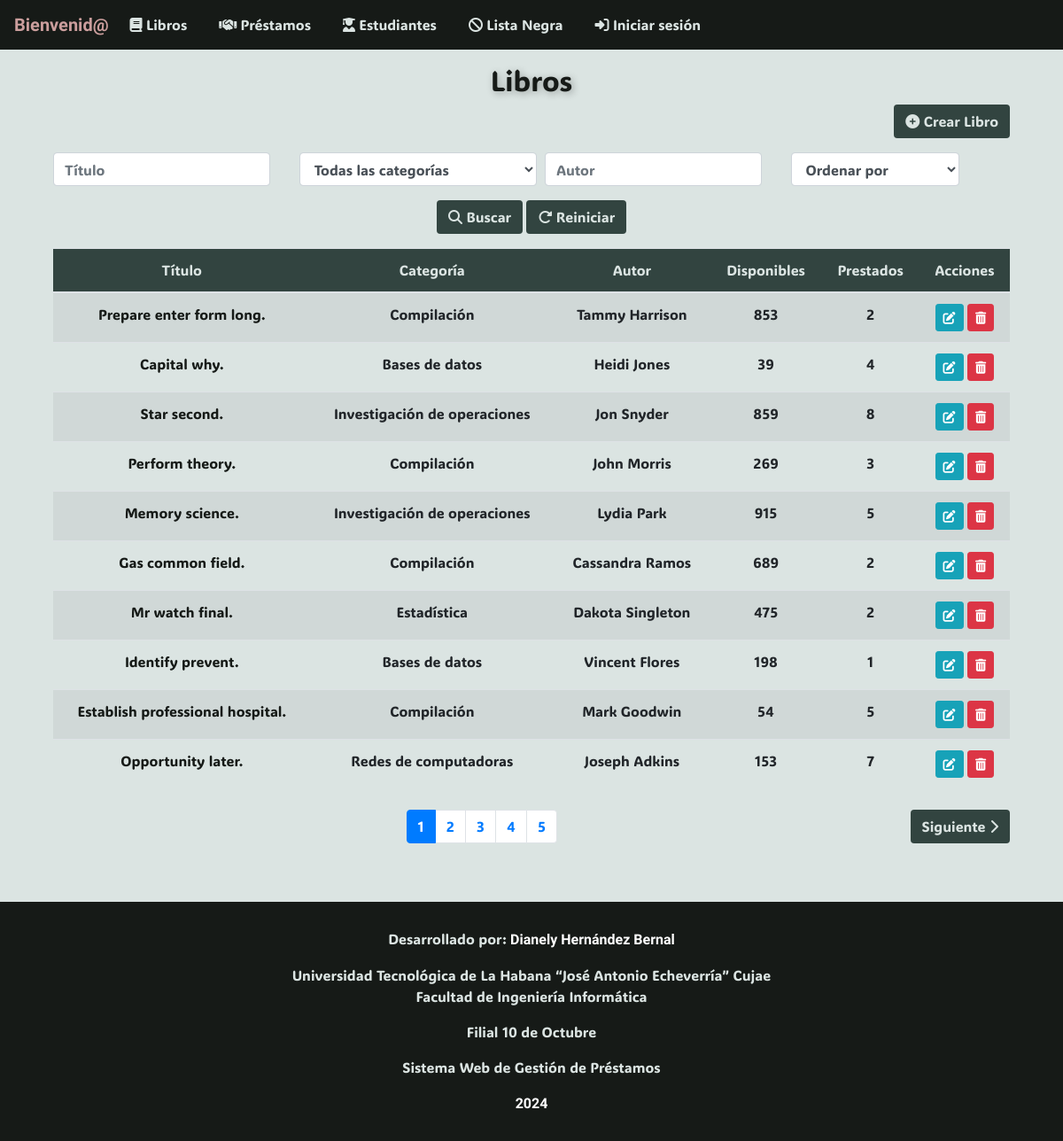
The page / on the database its author committed.
### app/models.py (models this page shows, shortened)
class Libro(models.Model):
    titulo = models.CharField(max_length=30)
    categoria = models.CharField(max_length=30, choices=LIBRO_CATEGORIA)
    cantidad_disponible = models.IntegerField()
    cantidad_prestada = models.IntegerField()
    autor = models.CharField(max_length=30)
    editorial = models.CharField(max_length=30)
    descripcion = models.TextField()

### app/views.py (the view)
# urls.py: path("", LibroListView.as_view(), name="index"),
class LibroListView(ListView):
    model = Libro
    template_name = "libro_list.html"
    context_object_name = "libros"
    def get_queryset(self):
        queryset = Libro.objects.all()
        titulo = self.request.GET.get("buscar_titulo", "")
        if titulo:
            queryset = queryset.filter(titulo__icontains=titulo)
        categoria = self.request.GET.get("categoria", "")
        if categoria:
            queryset = queryset.filter(categoria=categoria)
        autor = self.request.GET.get("buscar_autor", "")
        if autor:
            queryset = queryset.filter(autor__icontains=autor)
        orden = self.request.GET.get("ordenar_por", "")
        if orden:
            queryset = queryset.order_by(orden)
        return queryset
    def get_context_data(self, **kwargs):
        context = super().get_context_data(**kwargs)
        libros = self.get_queryset()
        context["cantidad"] = len(libros)
        paginator = Paginator(libros, 10)
        page = self.request.GET.get("page")
        libros = paginator.get_page(page)
        context["libros"] = libros
        context["LIBRO_CATEGORIA"] = LIBRO_CATEGORIA
        return context

### app/templates/app/libro_list.html (shortened to what this page needs)
{% extends 'app/base.html' %}
{% block content %}
<div class="container mt-3">
    <h2 class="text-center display-5" style="animation: pulse 1.5s 1; text-shadow: 2px 2px 8px rgba(0, 0, 0, 0.3);">
        Libros
    </h2>
    <div class="text-right mb-3">
        <a href="{% url 'libro-create' %}" class="btn btn-color">
            <i class="fas fa-plus-circle"></i> Crear Libro
        </a>
    </div>
    <form method="GET" class="form-inline mb-3">
        <div class="row">
            <div class="col-md-3">
                <input type="text" name="buscar_titulo" class="form-control" placeholder="Título" value="{{ request.GET.buscar_titulo }}">
            </div>
            <div class="col-md-3">
                <select name="categoria" class="form-control">
                    <option value="">Todas las categorías</option>
                </select>
            </div>
            <div class="col-md-3">
                <input type="text" name="buscar_autor" class="form-control" placeholder="Autor" value="{{ request.GET.buscar_autor }}">
            </div>
            <div class="col-md-3">
                <select name="ordenar_por" class="form-control">
                    <option value="">Ordenar por</option>
                </select>
            </div>
            <div class="col-md-12 text-center mt-3">
                <button type="submit" class="btn btn-color">
                    <i class="fas fa-search"></i> Buscar
                </button>
                <a href="{% url 'libro-list' %}" class="btn btn-color">
                    <i class="fas fa-redo-alt"></i> Reiniciar
                </a>
            </div>
        </div>
    </form>
    <table class="table table-striped text-center">
        <thead class="secondary-color">
            <tr>
                <th scope="col">Título</th>
                <th scope="col">Categoría</th>
                <th scope="col">Autor</th>
                <th scope="col">Disponibles</th>
                <th scope="col">Prestados</th>
                <th scope="col">Acciones</th>
            </tr>
        </thead>
        <tbody>
            {% for libro in libros %}
            <tr>
                <td><a href="{% url 'libro-detail' libro.id %}">{{ libro.titulo }}</a></td>
                <td>{{ libro.get_categoria_display }}</td>
                <td>{{ libro.autor }}</td>
                <td>{{ libro.cantidad_disponible }}</td>
                <td>{{ libro.cantidad_prestada }}</td>
                <td>
                    <a href="{% url 'libro-update' libro.id %}" class="btn btn-info btn-sm"><i class="fas fa-edit"></i></a>
                    <a href="{% url 'libro-delete' libro.id %}" class="btn btn-danger btn-sm"><i class="fas fa-trash-alt"></i></a>
                </td>
            </tr>
            {% empty %}
            <tr>
                <td colspan="7" class="text-center">No hay libros disponibles.</td>
            </tr>
            {% endfor %}
        </tbody>
    </table>
    <div class="d-flex justify-content-between mt-4">
        <div>
            <nav aria-label="Page navigation">
                <ul class="pagination">
                    {% for num in libros.paginator.page_range %}
                        {% if libros.number == num %}
                            <li class="page-item active">
                                <a class="page-link" href="?page={{ num }}">{{ num }}</a>
                            </li>
                        {% elif num > libros.number|add:'-5' and num < libros.number|add:'5' %}
                            <li class="page-item">
                                <a class="page-link" href="?page={{ num }}">{{ num }}</a>
                            </li>
                        {% endif %}
                    {% endfor %}
                </ul>
            </nav>
        </div>
        <div>
            {% if libros.has_next %}
                <a href="?page={{ libros.next_page_number }}" class="btn btn-color">
                    Siguiente <i class="fas fa-chevron-right"></i>
                </a>
            {% endif %}
        </div>
    </div>
</div>
{% endblock %}

### app/templates/app/base.html (style rules this page uses)
:root { --color-primario: #161a17; --color-secundario: #324440; --color-terciario: #dbe4e2; --color-cuarto: #cb9e9d; }
body { background-color: var(--color-terciario); }
.secondary-color { background-color: var(--color-secundario); color: var(--color-terciario); }
.btn-color { background-color: var(--color-secundario); color: var(--color-terciario); }
a { color: var(--color-primario) }
h1, h2, h3, h4 { color: var(--color-primario); }
* { font-family: ADLaM Display, Ubuntu; font-weight: 400; }

### rows shown on the page
Libro: titulo "Prepare enter form long.", categoria "Compilación", autor "Tammy Harrison", cantidad_disponible "853", cantidad_prestada "2"
Libro: titulo "Capital why.", categoria "Bases de datos", autor "Heidi Jones", cantidad_disponible "39", cantidad_prestada "4"
Libro: titulo "Star second.", categoria "Investigación de operaciones", autor "Jon Snyder", cantidad_disponible "859", cantidad_prestada "8"
Libro: titulo "Perform theory.", categoria "Compilación", autor "John Morris", cantidad_disponible "269", cantidad_prestada "3"
Libro: titulo "Memory science.", categoria "Investigación de operaciones", autor "Lydia Park", cantidad_disponible "915", cantidad_prestada "5"
Libro: titulo "Gas common field.", categoria "Compilación", autor "Cassandra Ramos", cantidad_disponible "689", cantidad_prestada "2"
Libro: titulo "Mr watch final.", categoria "Estadística", autor "Dakota Singleton", cantidad_disponible "475", cantidad_prestada "2"
Libro: titulo "Identify prevent.", categoria "Bases de datos", autor "Vincent Flores", cantidad_disponible "198", cantidad_prestada "1"
Libro: titulo "Establish professional hospital.", categoria "Compilación", autor "Mark Goodwin", cantidad_disponible "54", cantidad_prestada "5"
Libro: titulo "Opportunity later.", categoria "Redes de computadoras", autor "Joseph Adkins", cantidad_disponible "153", cantidad_prestada "7"

### other values the page prints
{{ num }} "1"
{{ num }} "2" "3" "4" "5"
